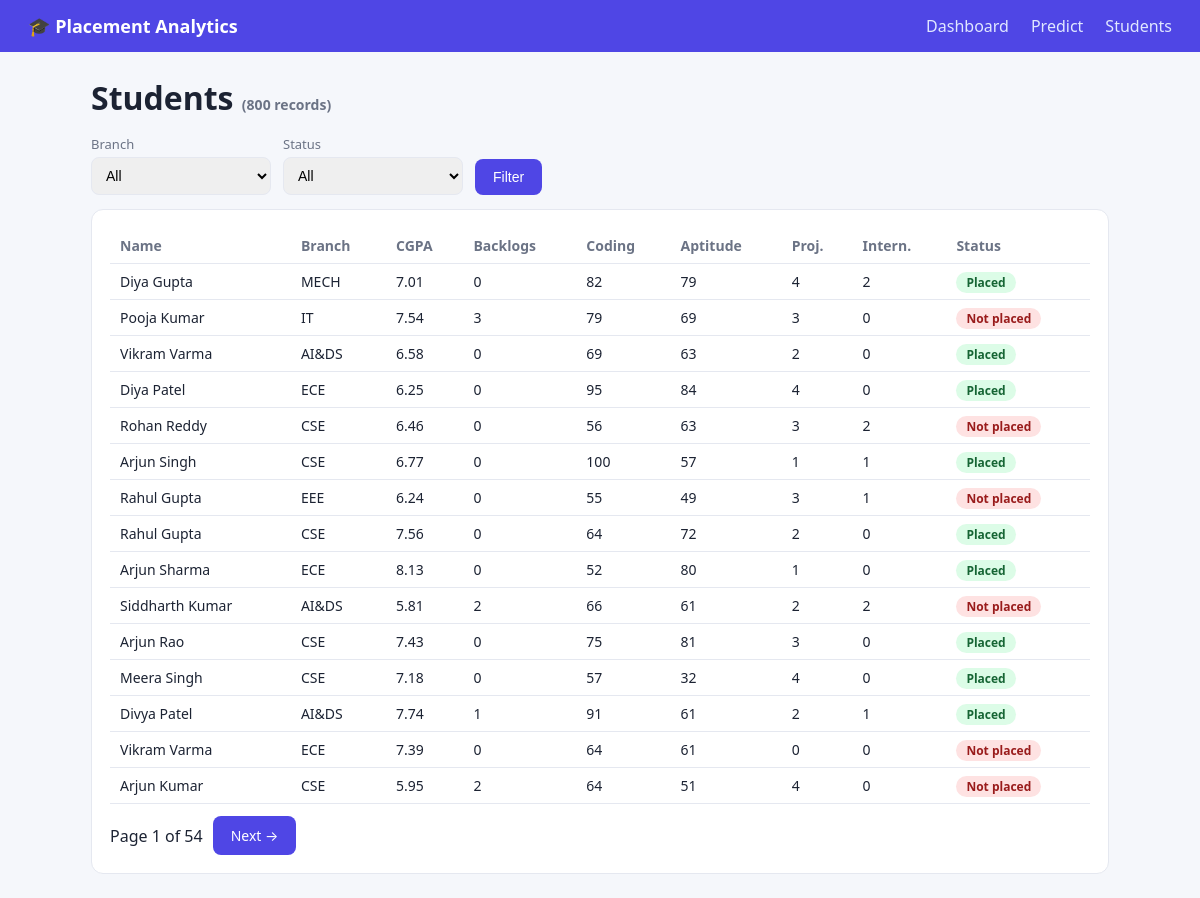
/students, run on the app's committed database.
### tables this page shows
CREATE TABLE students (
    id INTEGER PRIMARY KEY AUTOINCREMENT,
    name TEXT NOT NULL,
    branch TEXT NOT NULL,
    cgpa REAL NOT NULL,
    backlogs INTEGER NOT NULL DEFAULT 0,
    coding_score INTEGER NOT NULL,
    aptitude_score INTEGER NOT NULL,
    communication_score INTEGER NOT NULL,
    projects INTEGER NOT NULL DEFAULT 0,
    internships INTEGER NOT NULL DEFAULT 0,
    certifications INTEGER NOT NULL DEFAULT 0,
    placed INTEGER NOT NULL CHECK (placed IN (0, 1))
);

### app.py (the view)
@app.route("/students")
def students():
    branch = request.args.get("branch", "")
    placed = request.args.get("placed", "")
    page = max(int(request.args.get("page", 1) or 1), 1)
    where, params = [], []
    if branch:
        where.append("branch = ?"); params.append(branch)
    if placed in ("0", "1"):
        where.append("placed = ?"); params.append(int(placed))
    clause = ("WHERE " + " AND ".join(where)) if where else ""
    total = db().execute(f"SELECT COUNT(*) FROM students {clause}", params).fetchone()[0]
    rows = db().execute(f"SELECT * FROM students {clause} ORDER BY id LIMIT 15 OFFSET ?",
                        (*params, (page - 1) * 15)).fetchall()
    branches = [r[0] for r in db().execute("SELECT DISTINCT branch FROM students ORDER BY branch")]
    return render_template("students.html", rows=rows, branches=branches, branch=branch,
                           placed=placed, page=page, pages=(total + 14) // 15, total=total)

### app.py (called while the page is built)
def db():
    if "db" not in g:
        g.db = sqlite3.connect(DB)
        g.db.row_factory = sqlite3.Row
    return g.db

### templates/students.html
{% extends "base.html" %}{% block content %}
<h1>Students <small style="font-size:14px;color:var(--muted)">({{ total }} records)</small></h1>
<form method="get" class="filters">
 <div><label>Branch</label><select name="branch"><option value="">All</option>{% for b in branches %}<option {{ 'selected' if b == branch }}>{{ b }}</option>{% endfor %}</select></div>
 <div><label>Status</label><select name="placed"><option value="">All</option><option value="1" {{ 'selected' if placed=='1' }}>Placed</option><option value="0" {{ 'selected' if placed=='0' }}>Not placed</option></select></div>
 <button type="submit">Filter</button></form>
<div class="card"><table><tr><th>Name</th><th>Branch</th><th>CGPA</th><th>Backlogs</th><th>Coding</th><th>Aptitude</th><th>Proj.</th><th>Intern.</th><th>Status</th></tr>
{% for r in rows %}<tr><td>{{ r.name }}</td><td>{{ r.branch }}</td><td>{{ r.cgpa }}</td><td>{{ r.backlogs }}</td><td>{{ r.coding_score }}</td><td>{{ r.aptitude_score }}</td><td>{{ r.projects }}</td><td>{{ r.internships }}</td>
<td><span class="pill p{{ r.placed }}">{{ 'Placed' if r.placed else 'Not placed' }}</span></td></tr>{% endfor %}</table>
<div class="pager">{% if page > 1 %}<a class="btn" href="?branch={{ branch }}&placed={{ placed }}&page={{ page-1 }}">← Prev</a>{% endif %}
<span>Page {{ page }} of {{ pages }}</span>
{% if page < pages %}<a class="btn" href="?branch={{ branch }}&placed={{ placed }}&page={{ page+1 }}">Next →</a>{% endif %}</div></div>
{% endblock %}

### static/style.css (style rules this page uses)
:root { --bg:#f5f7fb;--card:#fff;--ink:#1c2333;--muted:#6b7385;--brand:#4f46e5;--ok:#16a34a;--bad:#dc2626;--line:#e5e8f0 }
* { box-sizing:border-box }
body { margin:0;font-family:system-ui,-apple-system,Segoe UI,Roboto,sans-serif;background:var(--bg);color:var(--ink) }
h1 { margin:0 0 16px }
.card { background:var(--card);border:1px solid var(--line);border-radius:12px;padding:18px }
table { width:100%;border-collapse:collapse;font-size:14px }
th,td { padding:8px 10px;border-bottom:1px solid var(--line);text-align:left }
th { color:var(--muted);font-weight:600 }
label { font-size:13px;color:var(--muted);display:block;margin-bottom:4px }
input,select { width:100%;padding:9px 10px;border:1px solid var(--line);border-radius:8px;font-size:14px }
button,.btn { background:var(--brand);color:#fff;border:0;padding:10px 18px;border-radius:8px;font-size:14px;cursor:pointer;text-decoration:none;display:inline-block }
.filters { display:flex;gap:12px;align-items:end;margin-bottom:14px }
.filters div { width:180px }
.pager { margin-top:12px;display:flex;gap:10px;align-items:center }
.pill { padding:2px 10px;border-radius:99px;font-size:12px;font-weight:600 }
.pill.p1 { background:#dcfce7;color:#166534 }
.pill.p0 { background:#fee2e2;color:#991b1b }

### data on the page
students: name "Diya Gupta", branch "MECH", cgpa "7.01", backlogs "0", coding_score "82", aptitude_score "79", projects "4", internships "2", placed "Placed"
students: name "Pooja Kumar", branch "IT", cgpa "7.54", backlogs "3", coding_score "79", aptitude_score "69", projects "3", internships "0", placed "Not placed"
students: name "Vikram Varma", branch "AI&DS", cgpa "6.58", backlogs "0", coding_score "69", aptitude_score "63", projects "2", internships "0", placed "Placed"
students: name "Diya Patel", branch "ECE", cgpa "6.25", backlogs "0", coding_score "95", aptitude_score "84", projects "4", internships "0", placed "Placed"
students: name "Rohan Reddy", branch "CSE", cgpa "6.46", backlogs "0", coding_score "56", aptitude_score "63", projects "3", internships "2", placed "Not placed"
students: name "Arjun Singh", branch "CSE", cgpa "6.77", backlogs "0", coding_score "100", aptitude_score "57", projects "1", internships "1", placed "Placed"
students: name "Rahul Gupta", branch "EEE", cgpa "6.24", backlogs "0", coding_score "55", aptitude_score "49", projects "3", internships "1", placed "Not placed"
students: name "Rahul Gupta", branch "CSE", cgpa "7.56", backlogs "0", coding_score "64", aptitude_score "72", projects "2", internships "0", placed "Placed"
students: name "Arjun Sharma", branch "ECE", cgpa "8.13", backlogs "0", coding_score "52", aptitude_score "80", projects "1", internships "0", placed "Placed"
students: name "Siddharth Kumar", branch "AI&DS", cgpa "5.81", backlogs "2", coding_score "66", aptitude_score "61", projects "2", internships "2", placed "Not placed"
students: name "Arjun Rao", branch "CSE", cgpa "7.43", backlogs "0", coding_score "75", aptitude_score "81", projects "3", internships "0", placed "Placed"
students: name "Meera Singh", branch "CSE", cgpa "7.18", backlogs "0", coding_score "57", aptitude_score "32", projects "4", internships "0", placed "Placed"
students: name "Divya Patel", branch "AI&DS", cgpa "7.74", backlogs "1", coding_score "91", aptitude_score "61", projects "2", internships "1", placed "Placed"
students: name "Vikram Varma", branch "ECE", cgpa "7.39", backlogs "0", coding_score "64", aptitude_score "61", projects "0", internships "0", placed "Not placed"
students: name "Arjun Kumar", branch "CSE", cgpa "5.95", backlogs "2", coding_score "64", aptitude_score "51", projects "4", internships "0", placed "Not placed"

### other printed values
{{ total }} "800"
{{ page }} "1"
{{ pages }} "54"
